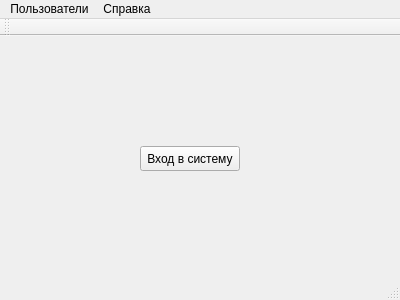
<?xml version="1.0" encoding="UTF-8"?>
<ui version="4.0">
 <class>Unit1</class>
 <widget class="QMainWindow" name="Unit1">
  <property name="geometry">
   <rect>
    <x>0</x>
    <y>0</y>
    <width>400</width>
    <height>300</height>
   </rect>
  </property>
  <property name="minimumSize">
   <size>
    <width>400</width>
    <height>300</height>
   </size>
  </property>
  <property name="maximumSize">
   <size>
    <width>400</width>
    <height>300</height>
   </size>
  </property>
  <property name="windowTitle">
   <string>Главная</string>
  </property>
  <widget class="QWidget" name="centralWidget">
   <widget class="QPushButton" name="pushButton">
    <property name="geometry">
     <rect>
      <x>140</x>
      <y>110</y>
      <width>100</width>
      <height>25</height>
     </rect>
    </property>
    <property name="text">
     <string>Вход в систему</string>
    </property>
   </widget>
  </widget>
  <widget class="QMenuBar" name="menuBar">
   <property name="geometry">
    <rect>
     <x>0</x>
     <y>0</y>
     <width>400</width>
     <height>21</height>
    </rect>
   </property>
   <widget class="QMenu" name="menu">
    <property name="title">
     <string>Пользователи</string>
    </property>
    <addaction name="Change"/>
    <addaction name="New"/>
    <addaction name="All"/>
    <addaction name="separator"/>
    <addaction name="Exit"/>
   </widget>
   <widget class="QMenu" name="menu_2">
    <property name="title">
     <string>Справка</string>
    </property>
    <addaction name="About"/>
   </widget>
   <addaction name="menu"/>
   <addaction name="menu_2"/>
  </widget>
  <widget class="QToolBar" name="mainToolBar">
   <attribute name="toolBarArea">
    <enum>TopToolBarArea</enum>
   </attribute>
   <attribute name="toolBarBreak">
    <bool>false</bool>
   </attribute>
  </widget>
  <widget class="QStatusBar" name="statusBar"/>
  <action name="Change">
   <property name="text">
    <string>Смена пароля</string>
   </property>
  </action>
  <action name="New">
   <property name="text">
    <string>Новый пользователь</string>
   </property>
  </action>
  <action name="All">
   <property name="text">
    <string>Все пользователи</string>
   </property>
  </action>
  <action name="Exit">
   <property name="text">
    <string>Выход</string>
   </property>
  </action>
  <action name="About">
   <property name="text">
    <string>О программе</string>
   </property>
  </action>
 </widget>
 <layoutdefault spacing="6" margin="11"/>
 <resources/>
 <connections/>
</ui>
